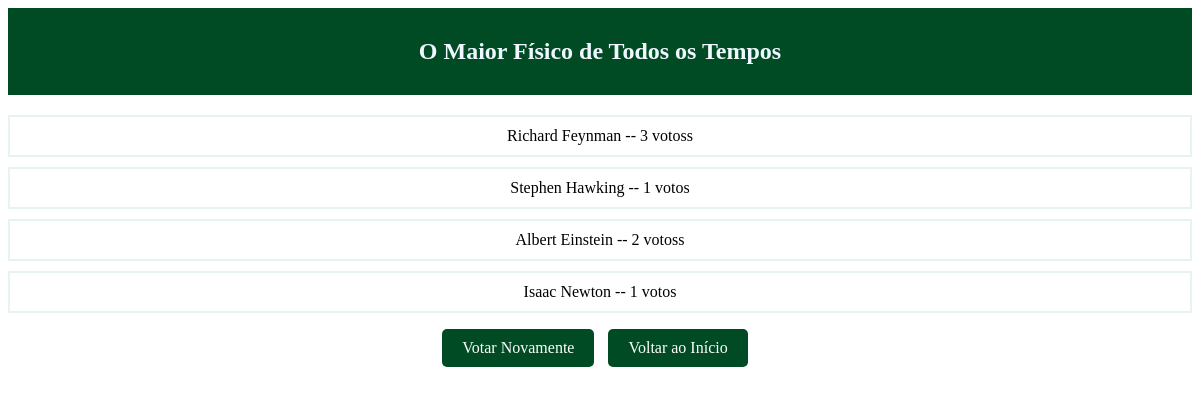
Before: /polls/5/results/ with the older database file.
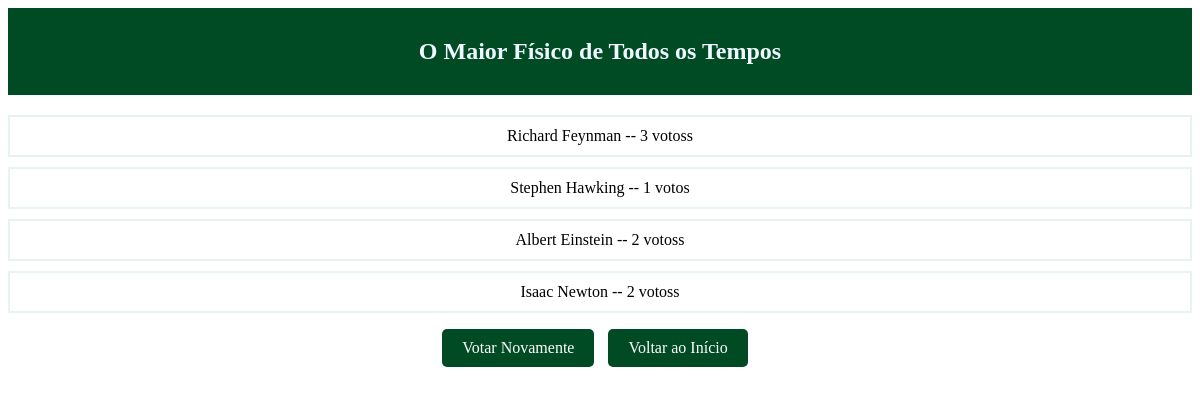
After: the same page with the newer database file.
### polls/models.py (models this page shows, shortened)
class Question(models.Model):
    question_text = models.CharField(max_length=200)
    pub_date = models.DateTimeField("date published")

class Choice(models.Model):
    question = models.ForeignKey(Question, on_delete=models.CASCADE)
    choice_text = models.CharField(max_length=200)
    votes = models.IntegerField(default=0)

### polls/views.py (the view)
# urls.py: path("<int:pk>/results/", views.ResultsView.as_view(), name="results"),
class ResultsView(generic.DetailView):
    model = Question
    template_name = "polls/results.html"

### polls/templates/polls/results.html
{% load static %}
  <link rel="stylesheet" href="{% static 'style_results.css' %}">
<h1 class="cabecalho" >{{ question.question_text }}</h1>
<ul>
{% for choice in question.choice_set.all %}
    <li>{{ choice.choice_text }} -- {{ choice.votes }} votos{{ choice.votes|pluralize }}</li>
{% endfor %}
</ul>
<div class="botoes">
  <a href="{% url 'polls:detail' question.id %}">Votar Novamente</a>
  <a href="{% url 'polls:index'%}">Voltar ao Início</a>
</div>

### polls/static/style_results.css (style rules this page uses)
h1 { font-size: 24px; color: rgb(0, 75, 35); margin-bottom: 20px; text-align: center; padding: 30px 0px 30px 0px; }
.cabecalho { background-color: rgb(0, 75, 35); color: aliceblue; text-align: center; }
ul { list-style-type: none; padding: 0; }
ul li { margin-bottom: 10px; text-align: center; padding: 10px; list-style: none; border: 2px solid rgb(231, 243, 237); text-align: center; }
.botoes { text-align: center; }
.botoes a { display: inline-block; padding: 10px 20px; background-color: rgb(0, 75, 35); color: #fff; text-decoration: none; border-radius: 5px; margin-right: 10px; }

Changed rows visible on the page:
changed Choice "Isaac Newton": votes "1" → "2"
